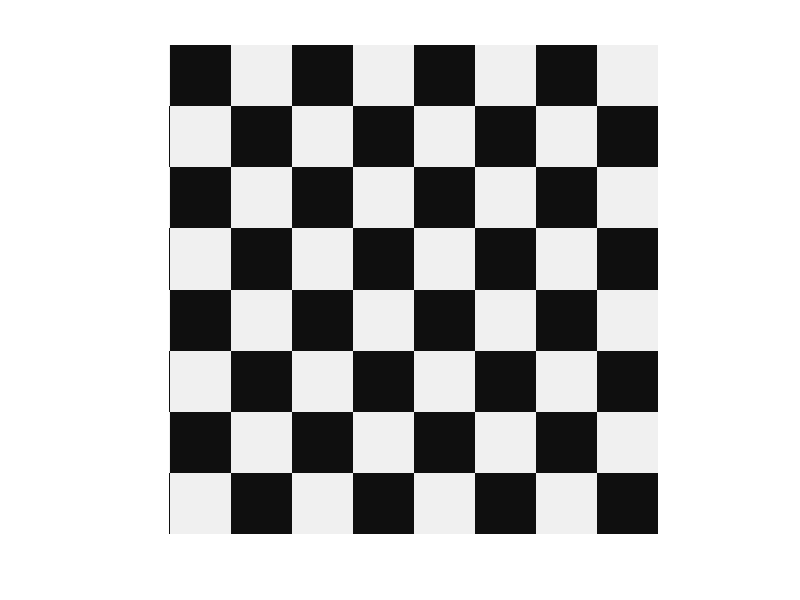

This figure's MATLAB source:
white=uint8(ones(32,32,3)*240);
black=uint8(ones(32,32,3)*15);
mat=repmat([black white;white black],4,4);
imshow(mat)
imwrite(mat,'chess_panel.tif','tif')
